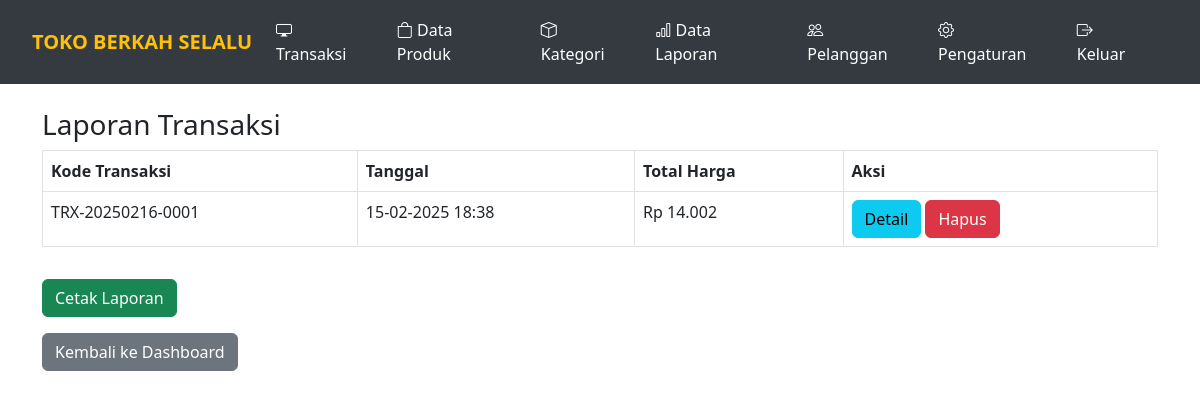
The app's page /laporan.php with its own data.
### tables this page shows
CREATE TABLE `transaksi` (
  `id` int(11) NOT NULL,
  `kode_transaksi` varchar(20) NOT NULL,
  `total_harga` int(11) NOT NULL,
  `tanggal` timestamp NOT NULL DEFAULT current_timestamp(),
  `id_pelanggan` int(11) DEFAULT NULL
);

### laporan.php (the view, shortened to what this page needs)
<?php
include 'koneksi.php';
$query_transaksi = "SELECT * FROM transaksi ORDER BY tanggal DESC";
$result_transaksi = mysqli_query($koneksi, $query_transaksi);
?>
<!DOCTYPE html>
<html lang="id">
<head>
    <link href="https://cdn.jsdelivr.net/npm/bootstrap@5.3.0-alpha1/dist/css/bootstrap.min.css" rel="stylesheet" />
</head>
<?php include 'navbar.php'; ?>
<body>
    <div class="container mt-5">
        <h3>Laporan Transaksi</h3>
        <table class="table table-bordered">
            <thead>
                <tr>
                    <th>Kode Transaksi</th>
                    <th>Tanggal</th>
                    <th>Total Harga</th>
                    <th>Aksi</th>
                </tr>
            </thead>
            <tbody>
                <?php while ($transaksi = mysqli_fetch_assoc($result_transaksi)): ?>
                    <tr>
                        <td><?= $transaksi['kode_transaksi']; ?></td>
                        <td><?= date('d-m-Y H:i', strtotime($transaksi['tanggal'])); ?></td>
                        <td>Rp <?= number_format($transaksi['total_harga'], 0, ',', '.'); ?></td>
                        <td>
                            <a href="detail_transaksi.php?id=<?= $transaksi['id']; ?>" class="btn btn-info">Detail</a>
                            <a href="?hapus=<?= $transaksi['id']; ?>" class="btn btn-danger" onclick="return confirm('Yakin ingin menghapus transaksi ini?')">Hapus</a>
                        </td>
                    </tr>
                <?php endwhile; ?>
            </tbody>
        </table>
        <button class="btn btn-success mt-3" onclick="window.print()">Cetak Laporan</button>
        <div class="mt-3">
            <a href="dashboard.php" class="btn btn-secondary">Kembali ke Dashboard</a>
        </div>
    </div>
</body>
</html>

### navbar.php (style rules this page uses)
body { padding-top: 60px; }

### records on screen
transaksi: kode_transaksi "TRX-20250216-0001", tanggal "15-02-2025 18:38", total_harga "14.002"
